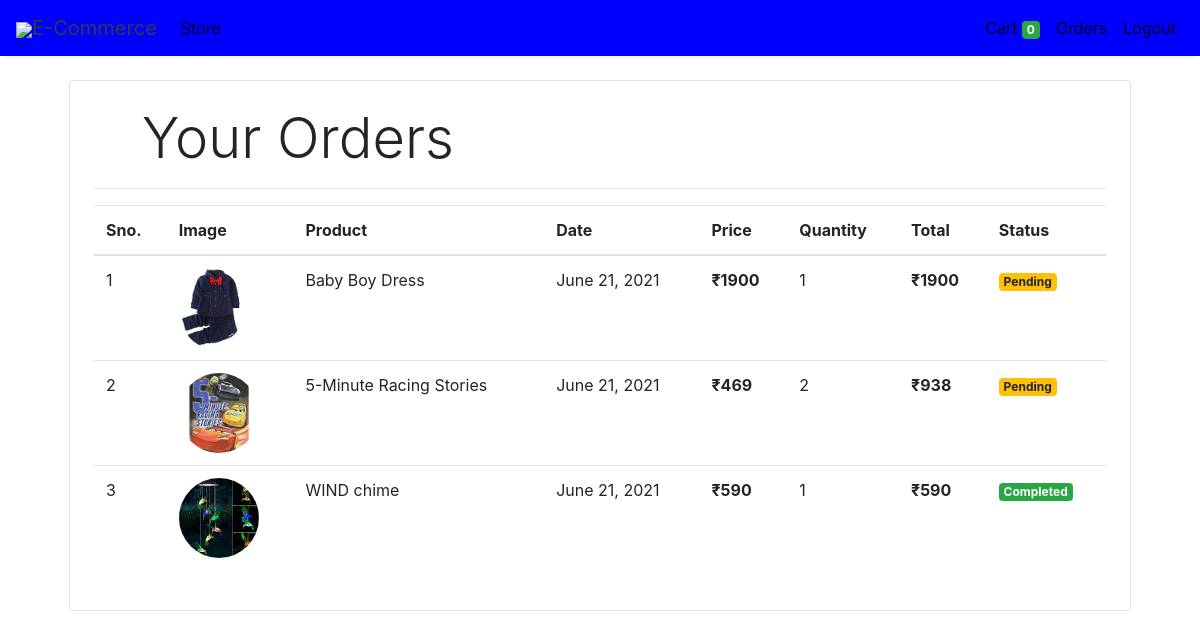
Screenshot of /orders (signed in) with the database file from the repository.
### store/models/orders.py (models this page shows, shortened)
class Order(models.Model):
    product = models.ForeignKey(Products,
                                on_delete=models.CASCADE)
    customer = models.ForeignKey(Customer,
                                 on_delete=models.CASCADE)
    quantity = models.IntegerField(default=1)
    price = models.IntegerField()
    address = models.CharField (max_length=50, default='', blank=True)
    phone = models.CharField (max_length=50, default='', blank=True)
    date = models.DateField (default=datetime.datetime.today)
    status = models.BooleanField (default=False)
    @staticmethod
    def get_orders_by_customer(customer_id):
        return Order.objects.filter(customer=customer_id).order_by('-date')

### store/models/product.py (models this page shows, shortened)
class Products(models.Model):
    name = models.CharField(max_length=60)
    price= models.IntegerField(default=0)
    category= models.ForeignKey(Category,on_delete=models.CASCADE,default=1 )
    description= models.CharField(max_length=250, default='', blank=True, null= True)
    image= models.ImageField(upload_to='uploads/products/')

### store/middlewares/auth.py (the view)
    def middleware(request):
        print(request.session.get('customer'))
        returnUrl = request.META['PATH_INFO']
        print(request.META['PATH_INFO'])
        if not request.session.get('customer'):
           return redirect(f'login?return_url={returnUrl}')
        response = get_response(request)
        return response

### store/templatetags/custom_filter.py (called while the page is built)
@register.filter(name='multiply')
def multiply(number , number1):
    return number * number1

### store/views/orders.py (called while the page is built)
    def get(self , request ):
        customer = request.session.get('customer')
        orders = Order.get_orders_by_customer(customer)
        print(orders)
        return render(request , 'orders.html'  , {'orders' : orders})

### store/templates/orders.html
{% extends 'base.html' %}
{% block content %}
{% load cart %}
{% load custom_filter %}
<div class="container">
   <div class="border rounded p-4 m-4">
        <p class="display-4 pl-4 ml-4">Your Orders</p>
        <hr>
        <table class="table">
            <thead>
                <tr>
                    <th>Sno.</th>
                    <th>Image</th>
                    <th>Product</th>
                    <th>Date</th>
                    <th>Price</th>
                    <th>Quantity</th>
                    <th>Total</th>
                    <th>Status</th>
                </tr>
            </thead>
            <tbody>
                {% for order in orders %}
                <tr>
                    <td>{{forloop.counter}}</td>
                    <td><img style="height: 80px;" class="rounded-circle" src="{{order.product.image.url}}" alt=""></td>
                    <td>{{order.product.name}}</td>
                    <td>{{order.date}}</td>
                    <td><b>₹{{order.price}}</b></td>
                    <td>{{order.quantity}}</td>
                    <td><b>₹{{order.quantity|multiply:order.price}}</b></td>
                    {% if order.status %}
                    <td><small class="badge badge-success">Completed</small></td>
                    {%else%}
                    <td><small class="badge badge-warning">Pending</small></td>
                    {% endif %}
                </tr>
                {% endfor %}
            </tbody>
        </table>
   </div>
</div>
{% endblock %}

### rows the page displays
Order: product.image (picture), product.name "Baby Boy Dress", date "June 21, 2021", price "1900", quantity "1", quantity|multiply "1900", status "Pending"
Order: product.image (picture), product.name "5-Minute Racing Stories", date "June 21, 2021", price "469", quantity "2", quantity|multiply "938", status "Pending"
Order: product.image (picture), product.name "WIND chime", date "June 21, 2021", price "590", quantity "1", quantity|multiply "590", status "Completed"

### other values shown
{{ request.session.cart.keys|length }} "0"
